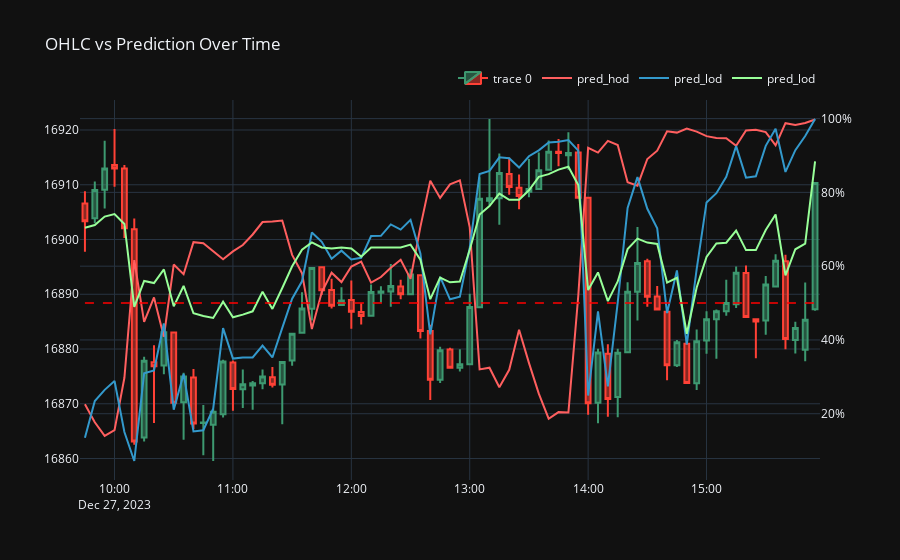

The cell this chart's notebook holds for it:
### Code cell
import plotly.graph_objects as go

# Pick a day in the test set
test_day = '2023-12-27'
# test_day = '2024-01-03'
test_df = df_results.loc[test_day:test_day]
X_prices = spx_data.loc[test_day:test_day, ['open','high','low','close']]

df_viz = test_df.merge(X_prices, left_index=True, right_index=True)

fig = go.Figure(data=[go.Candlestick(x=df_viz.index,
                open=df_viz['open'],
                high=df_viz['high'],
                low=df_viz['low'],
                close=df_viz['close'])])

# fig.add_trace(go.Scatter(x=df_viz.index, y=df_viz['pred_hod'].ewm(2).mean(), mode='lines', name='pred_hod', yaxis='y2', line=dict(color='#ff5f5f')))
fig.add_trace(go.Scatter(x=df_viz.index, y=df_viz['pred_hod'], mode='lines', name='pred_hod', yaxis='y2', line=dict(color='#ff5f5f')))
fig.add_trace(go.Scatter(x=df_viz.index, y=df_viz['pred_lod'], mode='lines', name='pred_lod', yaxis='y2', line=dict(color='#3399cc')))
fig.add_trace(go.Scatter(x=df_viz.index, y=df_viz['pred_gd'], mode='lines', name='pred_lod', yaxis='y2', line=dict(color='#98ff98')))

fig.add_shape(
    type="line",
    x0=df_viz.index.min(),
    x1=df_viz.index.max(),
    y0=0.5,
    y1=0.5,
    yref='y2',
    line=dict(
        color="Red",
        width=1.5,
        dash="dash",
    )
)

fig.update_layout(
    template='plotly_dark',
    yaxis=dict(
        tickformat='.0f'
    ),
    yaxis2=dict(
        overlaying='y',
        side='right',
        tickformat=".0%"
    ),
    legend=dict(
        orientation="h",
        yanchor="bottom",
        y=1.02,
        xanchor="right",
        x=1
    ),
    title='OHLC vs Prediction Over Time',
    xaxis_rangeslider_visible=False
)

fig.show()
